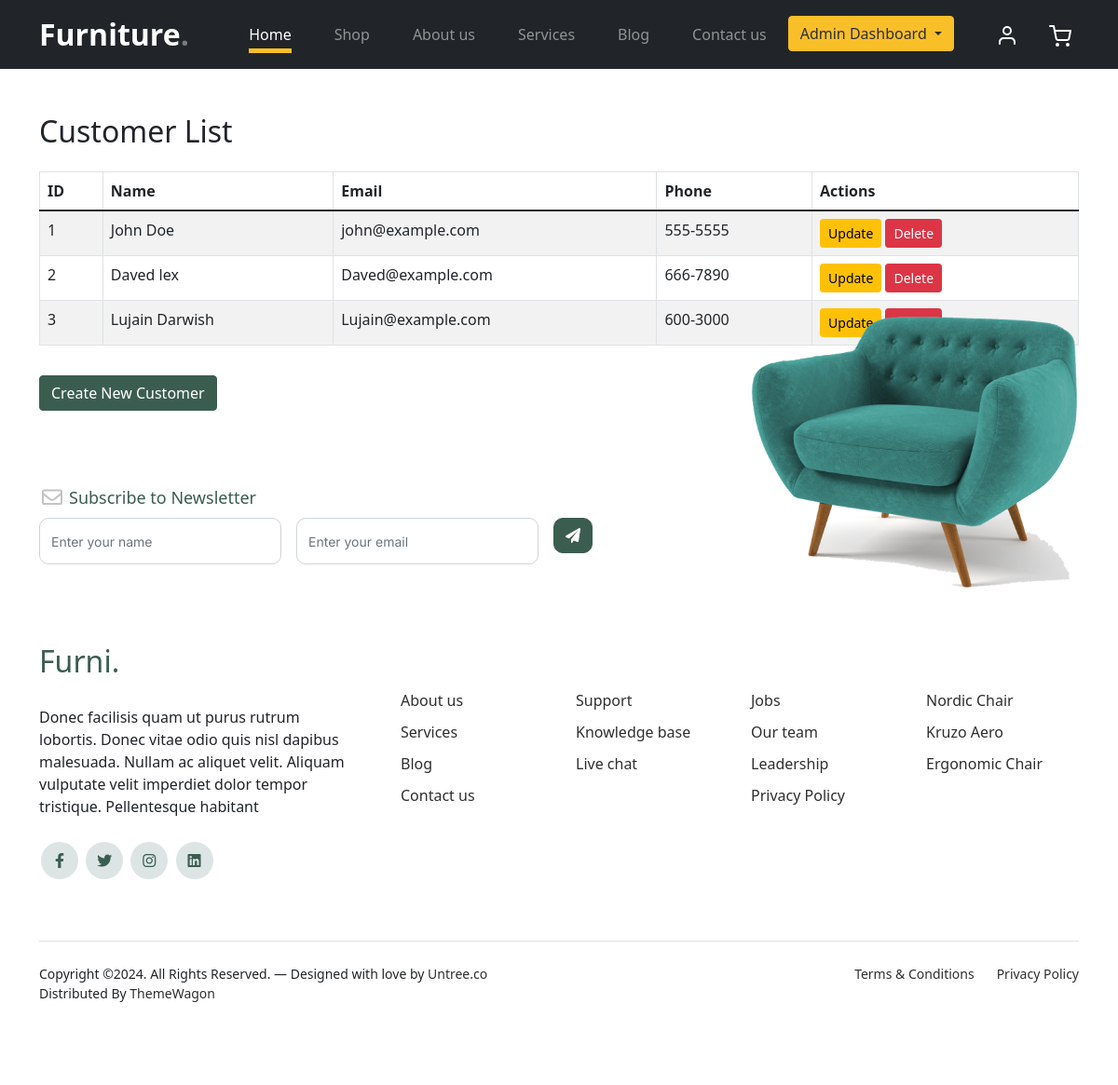
/php/controllers/customers/read_customers.php, run on the app's committed database.
### tables this page shows
CREATE TABLE `customers` (
  `id` int(11) NOT NULL,
  `name` varchar(100) NOT NULL,
  `email` varchar(100) NOT NULL,
  `phone` varchar(15) DEFAULT NULL,
  `address` text DEFAULT NULL,
  `created_at` timestamp NOT NULL DEFAULT current_timestamp()
);

### php/controllers/customers/read_customers.php (the view)
<?php
include '../../shared/header.php';
include '../../shared/db_config.php';
$sql = "SELECT * FROM customers";
$result = $conn->query($sql);
?>
<div class="container mt-5">
    <h2 class="mb-4">Customer List</h2>
    <table class="table table-striped table-bordered">
        <thead>
            <tr>
                <th>ID</th>
                <th>Name</th>
                <th>Email</th>
                <th>Phone</th>
                <th>Actions</th>
            </tr>
        </thead>
        <tbody>
            <?php while($row = $result->fetch_assoc()) { ?>
                <tr>
                    <td><?php echo $row['id']; ?></td>
                    <td><?php echo $row['name']; ?></td>
                    <td><?php echo $row['email']; ?></td>
                    <td><?php echo $row['phone']; ?></td>
                    <td>
                        <a href="update.php?id=<?php echo $row['id']; ?>" class="btn btn-warning btn-sm">Update</a>
                        <a href="delete.php?id=<?php echo $row['id']; ?>" class="btn btn-danger btn-sm">Delete</a>
                    </td>
                </tr>
            <?php } ?>
        </tbody>
    </table>
    <a href="create.php" class="btn btn-primary mt-3">Create New Customer</a>
</div>
<?php
include '../../shared/footer.php';
?>

### css/style.css (style rules this page uses)
body { overflow-x: hidden; position: relative; }
body { font-family: "Inter", sans-serif; font-weight: 400; line-height: 28px; color: #6a6a6a; font-size: 14px; background-color: #eff2f1; }
a { text-decoration: none; -webkit-transition: .3s all ease; -o-transition: .3s all ease; transition: .3s all ease; color: #2f2f2f; text-decoration: underline; }
.btn { font-weight: 600; padding: 12px 30px; border-radius: 30px; color: #ffffff; background: #2f2f2f; border-color: #2f2f2f; }
.btn.btn-primary { background: #3b5d50; border-color: #3b5d50; }

### data on the page
customers: id "1", name "John Doe", email "john@example.com", phone "555-5555"
customers: id "2", name "Daved lex", email "Daved@example.com", phone "666-7890"
customers: id "3", name "Lujain Darwish", email "Lujain@example.com", phone "600-3000"
